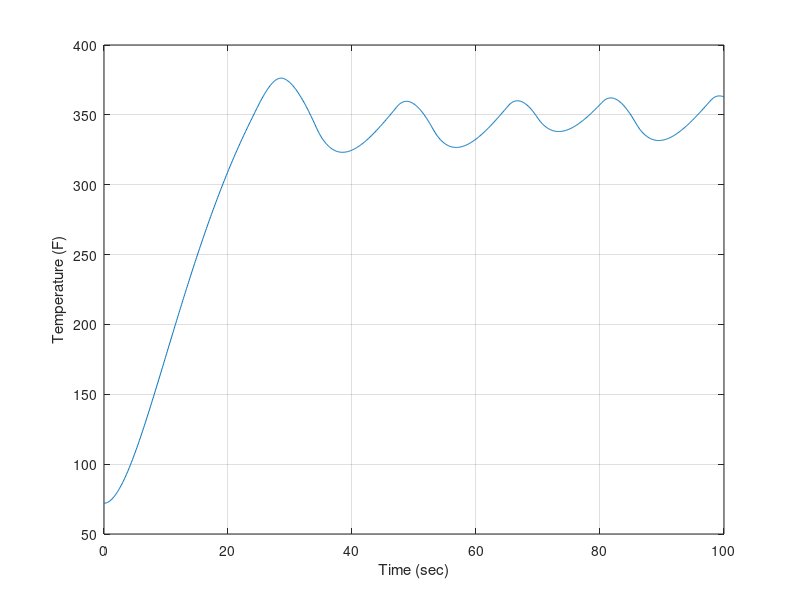
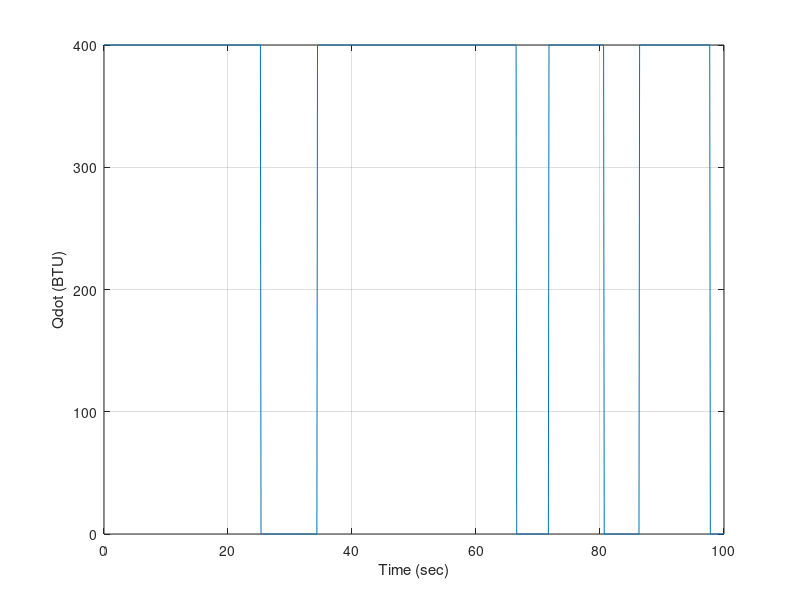

Reproduce these figures in MATLAB, in order.
function oven_example()
global wait Qdot

wait = 0
Qdot = 0

% Tddot = -tau * (T-T_inf) + Qdot

close all

tout = linspace(0,100,1000);
zinitial = [72;0];
[tout,zout] = ode45(@Derivatives,tout,zinitial);

plot(tout,zout(:,1))

grid on
xlabel('Time (sec)')
ylabel('Temperature (F)')

%##I'd also like to plot control input
qdot_out = zeros(length(tout),1);
for idx = 1:length(tout)
    zdot = Derivatives(tout(idx),zout(idx,:));
    qdot_out(idx) = Qdot;
end
    
figure()
plot(tout,qdot_out)
grid on
xlabel('Time (sec)')
ylabel('Qdot (BTU)')

function zdot = Derivatives(t,z)
global wait Qdot

Tdot = z(2);
T = z(1);
zeta = 1;
wn = 0.1;
T_inf = 72 ;
T_bake = 350;
%##Bang bang control
threshold = 10;
if wait == 0
    if T < (T_bake+threshold)
        Qdot = 400;
    else
        wait = 1;
        Qdot = 0;
    end
else
    if T < (T_bake-threshold)
        wait = 0;
        Qdot = 400;
    else
        Qdot = 0;
    end
end
%##Proportional Control
%kp = -10;
%Qdot = kp*(T-T_bake);
%if Qdot > 400
%    Qdot = 400;
%end

Tddot = -wn^2 * (T-T_inf) - 2*zeta*wn*Tdot + wn^2*Qdot;

zdot = [Tdot;Tddot];